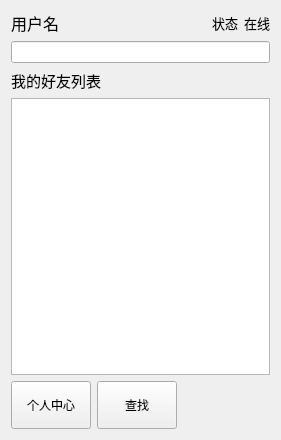
<?xml version="1.0" encoding="UTF-8"?>
<ui version="4.0">
 <class>Tux</class>
 <widget class="QWidget" name="Tux">
  <property name="geometry">
   <rect>
    <x>0</x>
    <y>0</y>
    <width>281</width>
    <height>440</height>
   </rect>
  </property>
  <property name="minimumSize">
   <size>
    <width>214</width>
    <height>317</height>
   </size>
  </property>
  <property name="windowTitle">
   <string>Tux</string>
  </property>
  <property name="windowIcon">
   <iconset resource="images/images.qrc">
    <normaloff>:/new/images/app.png</normaloff>:/new/images/app.png</iconset>
  </property>
  <layout class="QVBoxLayout" name="verticalLayout_2">
   <item>
    <layout class="QVBoxLayout" name="verticalLayout">
     <property name="leftMargin">
      <number>0</number>
     </property>
     <property name="bottomMargin">
      <number>0</number>
     </property>
     <item>
      <layout class="QHBoxLayout" name="horizontalLayout">
       <item>
        <widget class="QLabel" name="UserNameLabel">
         <property name="text">
          <string>&lt;!DOCTYPE HTML PUBLIC &quot;-//W3C//DTD HTML 4.0//EN&quot; &quot;http://www.w3.org/TR/REC-html40/strict.dtd&quot;&gt;
&lt;html&gt;&lt;head&gt;&lt;meta name=&quot;qrichtext&quot; content=&quot;1&quot; /&gt;&lt;style type=&quot;text/css&quot;&gt;
p, li { white-space: pre-wrap; }
&lt;/style&gt;&lt;/head&gt;&lt;body style=&quot; font-family:'SimSun'; font-size:9pt; font-weight:400; font-style:normal;&quot;&gt;
&lt;p style=&quot; margin-top:0px; margin-bottom:0px; margin-left:0px; margin-right:0px; -qt-block-indent:0; text-indent:0px;&quot;&gt;&lt;span style=&quot; font-size:12pt;&quot;&gt;用户名&lt;/span&gt;&lt;/p&gt;&lt;/body&gt;&lt;/html&gt;</string>
         </property>
        </widget>
       </item>
       <item>
        <spacer name="horizontalSpacer_2">
         <property name="orientation">
          <enum>Qt::Horizontal</enum>
         </property>
         <property name="sizeHint" stdset="0">
          <size>
           <width>40</width>
           <height>20</height>
          </size>
         </property>
        </spacer>
       </item>
       <item>
        <widget class="QLabel" name="label_3">
         <property name="text">
          <string>&lt;!DOCTYPE HTML PUBLIC &quot;-//W3C//DTD HTML 4.0//EN&quot; &quot;http://www.w3.org/TR/REC-html40/strict.dtd&quot;&gt;
&lt;html&gt;&lt;head&gt;&lt;meta name=&quot;qrichtext&quot; content=&quot;1&quot; /&gt;&lt;style type=&quot;text/css&quot;&gt;
p, li { white-space: pre-wrap; }
&lt;/style&gt;&lt;/head&gt;&lt;body style=&quot; font-family:'SimSun'; font-size:9pt; font-weight:400; font-style:normal;&quot;&gt;
&lt;p style=&quot; margin-top:0px; margin-bottom:0px; margin-left:0px; margin-right:0px; -qt-block-indent:0; text-indent:0px;&quot;&gt;&lt;span style=&quot; font-size:10pt;&quot;&gt;状态&lt;/span&gt;&lt;/p&gt;&lt;/body&gt;&lt;/html&gt;</string>
         </property>
        </widget>
       </item>
       <item>
        <widget class="QLabel" name="label_2">
         <property name="text">
          <string>&lt;!DOCTYPE HTML PUBLIC &quot;-//W3C//DTD HTML 4.0//EN&quot; &quot;http://www.w3.org/TR/REC-html40/strict.dtd&quot;&gt;
&lt;html&gt;&lt;head&gt;&lt;meta name=&quot;qrichtext&quot; content=&quot;1&quot; /&gt;&lt;style type=&quot;text/css&quot;&gt;
p, li { white-space: pre-wrap; }
&lt;/style&gt;&lt;/head&gt;&lt;body style=&quot; font-family:'SimSun'; font-size:9pt; font-weight:400; font-style:normal;&quot;&gt;
&lt;p align=&quot;center&quot; style=&quot; margin-top:0px; margin-bottom:0px; margin-left:0px; margin-right:0px; -qt-block-indent:0; text-indent:0px;&quot;&gt;&lt;span style=&quot; font-size:10pt;&quot;&gt;在线&lt;/span&gt;&lt;/p&gt;&lt;/body&gt;&lt;/html&gt;</string>
         </property>
        </widget>
       </item>
      </layout>
     </item>
     <item>
      <widget class="QLineEdit" name="lineEditSearch">
       <property name="toolTip">
        <string>搜索好友</string>
       </property>
      </widget>
     </item>
     <item>
      <widget class="QLabel" name="FriendListLabel">
       <property name="text">
        <string>&lt;!DOCTYPE HTML PUBLIC &quot;-//W3C//DTD HTML 4.0//EN&quot; &quot;http://www.w3.org/TR/REC-html40/strict.dtd&quot;&gt;
&lt;html&gt;&lt;head&gt;&lt;meta name=&quot;qrichtext&quot; content=&quot;1&quot; /&gt;&lt;style type=&quot;text/css&quot;&gt;
p, li { white-space: pre-wrap; }
&lt;/style&gt;&lt;/head&gt;&lt;body style=&quot; font-family:'SimSun'; font-size:9pt; font-weight:400; font-style:normal;&quot;&gt;
&lt;p style=&quot; margin-top:0px; margin-bottom:0px; margin-left:0px; margin-right:0px; -qt-block-indent:0; text-indent:0px;&quot;&gt;&lt;span style=&quot; font-size:11pt;&quot;&gt;我的好友列表&lt;/span&gt;&lt;/p&gt;&lt;/body&gt;&lt;/html&gt;</string>
       </property>
      </widget>
     </item>
     <item>
      <widget class="QListWidget" name="listWidgetFriend">
       <property name="contextMenuPolicy">
        <enum>Qt::CustomContextMenu</enum>
       </property>
      </widget>
     </item>
     <item>
      <layout class="QHBoxLayout" name="horizontalLayout_2">
       <item>
        <widget class="QPushButton" name="pushButtonPersonal">
         <property name="minimumSize">
          <size>
           <width>0</width>
           <height>48</height>
          </size>
         </property>
         <property name="text">
          <string>个人中心</string>
         </property>
         <property name="icon">
          <iconset resource="images/images.qrc">
           <normaloff>:/new/images/Tux.png</normaloff>:/new/images/Tux.png</iconset>
         </property>
         <property name="iconSize">
          <size>
           <width>32</width>
           <height>32</height>
          </size>
         </property>
        </widget>
       </item>
       <item>
        <widget class="QPushButton" name="findButton">
         <property name="minimumSize">
          <size>
           <width>0</width>
           <height>48</height>
          </size>
         </property>
         <property name="text">
          <string>查找</string>
         </property>
         <property name="icon">
          <iconset resource="images/images.qrc">
           <normaloff>:/new/images/find.png</normaloff>:/new/images/find.png</iconset>
         </property>
         <property name="iconSize">
          <size>
           <width>32</width>
           <height>32</height>
          </size>
         </property>
        </widget>
       </item>
       <item>
        <spacer name="horizontalSpacer">
         <property name="orientation">
          <enum>Qt::Horizontal</enum>
         </property>
         <property name="sizeHint" stdset="0">
          <size>
           <width>40</width>
           <height>20</height>
          </size>
         </property>
        </spacer>
       </item>
      </layout>
     </item>
    </layout>
   </item>
  </layout>
 </widget>
 <layoutdefault spacing="6" margin="11"/>
 <resources>
  <include location="images/images.qrc"/>
 </resources>
 <connections/>
</ui>
